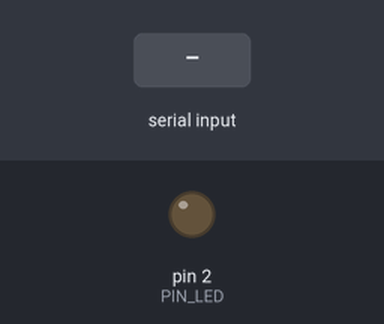
This sketch was run on a simulated Arduino Uno, built with avr-gcc and run on an emulated ATmega328P. Parts: output pins drawn as LEDs (lit = HIGH). The test bench sets the inputs (shaded band).

Above: at 1.2 s.
1.3 s: "1" received over Serial
At 2.1 s:
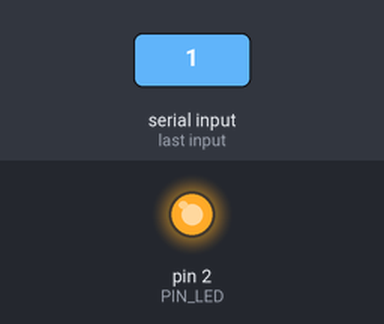
Timing chart, 0 to 4.3 s (numbered marks = the images above; inputs shaded):
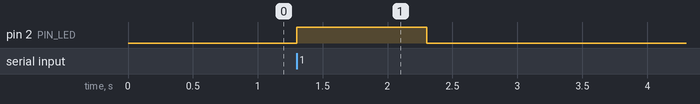

Measured:
- after the input at 1.3 s, pin 2 (PIN_LED): LOW → HIGH at once, → LOW 1.0 s later

The sketch:

Practica01.ino
```cpp
#define TAG_ON '1'
#define TAG_OFF '0'
#define PIN_LED 2
#define BAUD_READ 9600


// the setup function runs once when you press reset or power the board
void setup() {
  // initialize digital pin 2 as an output.
  pinMode(PIN_LED, OUTPUT);
  Serial.begin(BAUD_READ);
}

// the loop function runs over and over again forever
void loop() {
  int buff;
  boolean activate = false;

  if (Serial.available() > 0)
  {
    buff = Serial.read();
    if (buff == TAG_OFF) activate = false;
    else if (buff == TAG_ON) activate = true;
  }

  if (activate) {
    digitalWrite(PIN_LED, HIGH);   // turn the LED on (HIGH is the voltage level)
    delay(1000);             // wait for a second
    digitalWrite(PIN_LED, LOW);    // turn the LED off by making the voltage LOW
    delay(1000);             // wait for a second

  } else {}
}
```
